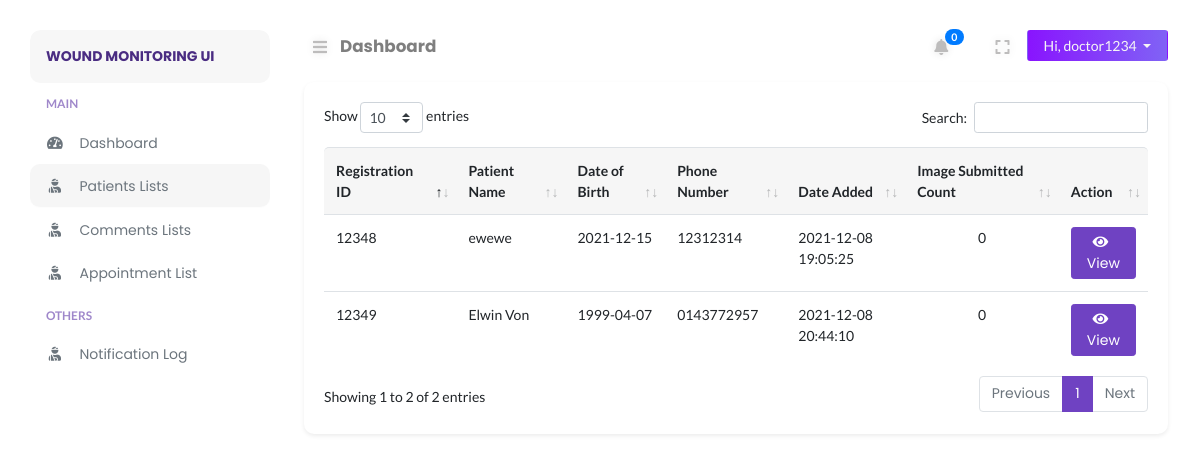
The page /doctor/patient-list.php (signed in) on the database its author committed.
### tables this page shows
CREATE TABLE `user_master` (
  `m_id` int(11) NOT NULL,
  `m_name` longtext NOT NULL,
  `m_identity` longtext DEFAULT NULL,
  `m_regis_id` varchar(255) DEFAULT NULL,
  `m_gender` varchar(45) DEFAULT NULL,
  `m_type` varchar(45) NOT NULL COMMENT 'p: patient\\nd: doctor\\ndop: department of pathology\\n',
  `password` longtext NOT NULL,
  `flag` int(11) NOT NULL DEFAULT 1 COMMENT '0: do not show (meaning delete from user perspective)\\\\n1: show',
  `email` longtext NOT NULL,
  `phone` longtext NOT NULL,
  `doctor_inCharge` int(11) NOT NULL DEFAULT 0,
  `m_dob` date DEFAULT NULL,
  `m_age` varchar(255) DEFAULT NULL,
  `m_address` varchar(255) DEFAULT NULL,
  `m_city` varchar(255) DEFAULT NULL,
  `m_state` varchar(255) DEFAULT NULL,
  `m_zipcode` varchar(255) DEFAULT NULL,
  `token` longtext NOT NULL,
  `tokenExpire` datetime DEFAULT NULL,
  `created_at` datetime NOT NULL,
  `updated_at` datetime NOT NULL
);

### doctor/includes/path.inc.php (called while the page is built, shortened)
<?php
switch ($_SERVER["SCRIPT_NAME"]) {
    default:
        $CURRENT_PAGE = "Dashboard";
        break;
}

### doctor/includes/session.inc.php (called while the page is built, shortened)
<?php
    $sess_id = $_SESSION["d_sess_id"];
    $doctorstmt = $conn->prepare("SELECT * FROM user_master WHERE m_id = ?");
    $doctorstmt->bind_param("i", $sess_id);
    $doctorstmt->execute();
    $doctor_result = $doctorstmt->get_result();
    $doctor_row = $doctor_result->fetch_assoc();

### doctor/patient-list.php (the view, shortened to what this page needs)
<?php
require_once("../config/autoload.php");
include("includes/session.inc.php");
include("includes/path.inc.php");
?>
<!DOCTYPE html>
<html lang="en">
<head>
</head>
<body>
    <div class="page-content" id="content">
        <?php include HEADER;?>
        <div class="row">
            <div class="col-12">
                <div class="card shadow-sm rounded">
                    <div class="card-body">
                        <div class="card-inner">
                            <div class="data-tables">
                                <table id="datatable" class="table" style="width:100%">
                                    <thead>
                                        <tr>
                                            <th>Registration ID </th>
                                            <th>Patient Name</th>
                                            <th>Date of Birth</th>
                                            <th>Phone Number</th>
                                            <th>Date Added</th>
                                            <th>Image Submitted Count</th>
                                            <th>Action</th>
                                        </tr>
                                    </thead>
                                    <tbody>
                                        <?php
                                        $table_result = mysqli_query($conn, "SELECT * FROM user_master WHERE m_type = 'p' and doctor_inCharge = '$sess_id'");
                                        while ($table_row = mysqli_fetch_assoc($table_result)) {
                                        ?>
                                        <tr>
                                            <td><?php echo $table_row["m_regis_id"];?></td>
                                            <td><?php echo $table_row["m_name"];?></td>
                                            <td><?php echo $table_row["m_dob"];?></td>
                                            <td><?php echo $table_row["phone"];?></td>
                                            <td><?php echo $table_row["created_at"];?></td>
                                            <td align="center">
                                                        <?php
                                                            $pr_id = $table_row["m_id"];
                                                            $getFeedbackCount = "SELECT * from progress_book_entry where masterUserid_fk = '$pr_id' and flag != '0'";
                                                            echo (($conn->query($getFeedbackCount))->num_rows) ;
                                                        ?>
                                                    </td>
                                            <td><a href="patient-view.php?pid=<?php echo base64_encode($table_row["m_id"]);?>" class="btn btn-sm btn-primary"><i class="fa fa-eye"></i> View</a></td>
                                        </tr>
                                        <?php
                                        }
                                        ?>
                                    </tbody>
                                </table>
                            </div>
                        </div>
                    </div>
                </div>
            </div>
        </div>
    </div>
</body>
</html>

### doctor/layouts/nav_header.php (shortened to what this page needs)
<nav class="navbar navbar-header mb-2">
    <ul class="nav mr-auto">
        <li class="nav-item">
            <button class="btn btn-sm btn-expand" id="sidebarCollapse"><i class="fa fa-bars"></i></button>
        </li>
        <li class="nav-item nav-title">
            <a href="<?php echo $_SERVER["REQUEST_URI"]; ?>"><?php echo $CURRENT_PAGE; ?></a>
        </li>
    </ul>
    <ul class="nav ml-auto">
        <li class="nav-item mr-2">
            <div style="display: inline-block;">
                <button class="btn btn-sm btn-expand" id="notification_button" data-toggle="dropdown" aria-haspopup="true" aria-expanded="false"><i class="fa fa-bell"></i> </button>
                <span class="badge badge-pill badge-primary" style="position: relative; right: 15px; top: -10px;">
                    <?php
                    $notification_count = 0;
                    if ($notification_count < 100) {
                        echo $notification_count;
                    } else {
                        echo '99+';
                    }
                    ?>
                </span>
            </div>
        </li>
        <li class="nav-item mr-2">
            <button class="btn btn-sm btn-expand" id="full-view"><i class="fa fa-expand"></i></button>
        </li>
        <li class="nav-item">
            <div class="btn-group">
                <button type="button" class="btn btn-sm dropdown-toggle btn-profile px-3" data-toggle="dropdown" aria-haspopup="true" aria-expanded="false">
                    Hi, <?php echo $doctor_row["m_name"]; ?>
                </button>
            </div>
        </li>
    </ul>
</nav>

### assets/css/typography.css (style rules this page uses)
body { font-size: 14px; font-family: 'Lato', sans-serif; }
a, a:visited { text-decoration: none; transition: all 0.3s ease-in-out; -webkit-transition: all 0.3s ease-in-out; -moz-transition: all 0.3s ease-in-out; -o-transition: all 0.3s ease-in-out; outline: 0; font-family: 'Poppins', 'Helvetica', sans-serif; }
ul, ol { margin-bottom: 0px; margin-top: 0px; padding: 0; }
ul { margin: 0; list-style-type: none; }
button { cursor: pointer; outline: none!important; letter-spacing: 0; }

### assets/css/default.css (style rules this page uses)
.card-body button i , .card-body a i { margin-right: 6px; }
.navbar-header { padding: 0 !important; }
.nav-title { padding-top: 4px; margin-left: 4px; }
.nav-title a { font-weight: bold; font-size: 1.05rem; color: rgba(0, 0, 0, .5); }
.btn-profile { background: linear-gradient(to right, #8914fe 0%, #8063f5 100%); color: #f5f5f5; }
button.btn-expand { font-size: 16px !important; color: #bdbcbc; vertical-align: middle; text-shadow: 0 0 8px rgba(0, 0, 0, 0.12); -webkit-transition: color 0.3s ease 0s; transition: color 0.3s ease 0s; }
button#full-view { display: inline-block; }
body { overflow-x: hidden; background: #fff; }
.page-content { width: calc(100% - 15rem); margin-left: 16rem; transition: all 0.4s; padding: 1.9rem 3rem; }
:root { --primary-color: #6F42C2; }
.btn-primary { color: #fff; background-color: #6F42C2 !important; border-color: #6F42C2 !important; }
.card { margin: 10px 0; border-radius: 10px !important; border: 0; margin-bottom: 1.5rem; box-shadow: 0 2px 2px 3px rgba(0, 0, 0, .04); transition: all .2s ease-in-out; }
.table thead tr th, tfoot tr { background: #f6f6f6 !important; border-bottom: 0 !important; }
.table thead th:first-child { border-top-left-radius: 5px; }
.table thead th:last-child { border-top-right-radius: 5px; }
.table tbody tr { transition: all .2s; }

### assets/css/login.css (style rules this page uses)
html { min-height: 100%; position: relative; }

### rows shown on the page
user_master: m_name "doctor1234"
user_master: m_regis "12348", m_name "ewewe", m_dob "2021-12-15", phone "12312314", created_at "2021-12-08 19:05:25", num_rows "0"
user_master: m_regis "12349", m_name "Elwin Von", m_dob "1999-04-07", phone "0143772957", created_at "2021-12-08 20:44:10", num_rows "0"

### other values the page prints
$BRAND_NAME "WOUND MONITORING UI"
$CURRENT_PAGE "Dashboard"
$notification_count "0"
